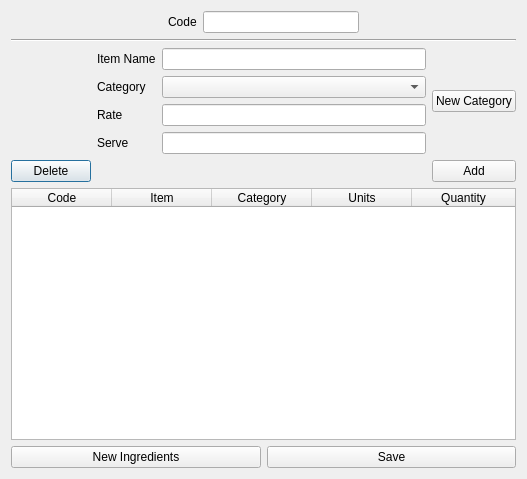
<?xml version="1.0" encoding="UTF-8"?>
<ui version="4.0">
 <class>add_menu_dialogue</class>
 <widget class="QDialog" name="add_menu_dialogue">
  <property name="geometry">
   <rect>
    <x>0</x>
    <y>0</y>
    <width>527</width>
    <height>479</height>
   </rect>
  </property>
  <property name="windowTitle">
   <string>New Menu</string>
  </property>
  <property name="styleSheet">
   <string notr="true"/>
  </property>
  <layout class="QVBoxLayout" name="verticalLayout">
   <item>
    <layout class="QHBoxLayout" name="horizontalLayout">
     <item>
      <spacer name="horizontalSpacer_5">
       <property name="orientation">
        <enum>Qt::Horizontal</enum>
       </property>
       <property name="sizeHint" stdset="0">
        <size>
         <width>40</width>
         <height>20</height>
        </size>
       </property>
      </spacer>
     </item>
     <item>
      <widget class="QLabel" name="label">
       <property name="text">
        <string>Code</string>
       </property>
      </widget>
     </item>
     <item>
      <widget class="QLineEdit" name="menudialogue_codenumber_linedit"/>
     </item>
     <item>
      <spacer name="horizontalSpacer_2">
       <property name="orientation">
        <enum>Qt::Horizontal</enum>
       </property>
       <property name="sizeHint" stdset="0">
        <size>
         <width>40</width>
         <height>20</height>
        </size>
       </property>
      </spacer>
     </item>
    </layout>
   </item>
   <item>
    <widget class="Line" name="line">
     <property name="orientation">
      <enum>Qt::Horizontal</enum>
     </property>
    </widget>
   </item>
   <item>
    <layout class="QGridLayout" name="gridLayout">
     <item row="1" column="1">
      <layout class="QGridLayout" name="gridLayout_2">
       <item row="2" column="0">
        <widget class="QLabel" name="label_4">
         <property name="text">
          <string>Rate</string>
         </property>
        </widget>
       </item>
       <item row="0" column="1">
        <widget class="QLineEdit" name="menudialogue_itemname_linedit"/>
       </item>
       <item row="2" column="1">
        <widget class="QLineEdit" name="menudialogue_rate_lineedit"/>
       </item>
       <item row="0" column="0">
        <widget class="QLabel" name="label_2">
         <property name="text">
          <string>Item Name</string>
         </property>
        </widget>
       </item>
       <item row="1" column="0">
        <widget class="QLabel" name="label_3">
         <property name="text">
          <string>Category</string>
         </property>
        </widget>
       </item>
       <item row="1" column="1">
        <widget class="QComboBox" name="menudialogue_itemcategory_combobox"/>
       </item>
       <item row="3" column="1">
        <widget class="QLineEdit" name="menudialogue_serve_lineedit"/>
       </item>
       <item row="3" column="0">
        <widget class="QLabel" name="label_5">
         <property name="text">
          <string>Serve</string>
         </property>
        </widget>
       </item>
      </layout>
     </item>
     <item row="4" column="0">
      <widget class="QPushButton" name="menudialogu_delete_button">
       <property name="text">
        <string>Delete</string>
       </property>
      </widget>
     </item>
     <item row="4" column="2">
      <widget class="QPushButton" name="menudialogue_add_button">
       <property name="text">
        <string>Add</string>
       </property>
      </widget>
     </item>
     <item row="1" column="2">
      <widget class="QPushButton" name="menudialogue_newcategory_button">
       <property name="text">
        <string>New Category</string>
       </property>
      </widget>
     </item>
    </layout>
   </item>
   <item>
    <layout class="QGridLayout" name="gridLayout_3">
     <item row="0" column="0" colspan="2">
      <widget class="QTableWidget" name="menudialogue_menuIngredients_table">
       <property name="sortingEnabled">
        <bool>false</bool>
       </property>
       <attribute name="horizontalHeaderCascadingSectionResizes">
        <bool>true</bool>
       </attribute>
       <attribute name="horizontalHeaderShowSortIndicator" stdset="0">
        <bool>false</bool>
       </attribute>
       <attribute name="horizontalHeaderStretchLastSection">
        <bool>true</bool>
       </attribute>
       <attribute name="verticalHeaderCascadingSectionResizes">
        <bool>true</bool>
       </attribute>
       <column>
        <property name="text">
         <string>Code</string>
        </property>
       </column>
       <column>
        <property name="text">
         <string>Item</string>
        </property>
       </column>
       <column>
        <property name="text">
         <string>Category</string>
        </property>
       </column>
       <column>
        <property name="text">
         <string>Units</string>
        </property>
       </column>
       <column>
        <property name="text">
         <string>Quantity</string>
        </property>
       </column>
      </widget>
     </item>
     <item row="1" column="0">
      <widget class="QPushButton" name="menudialogue_menuIngredients_table_addrow_button">
       <property name="text">
        <string>New Ingredients</string>
       </property>
      </widget>
     </item>
     <item row="1" column="1">
      <widget class="QPushButton" name="menudialogue_menuIngredients_table_save_button">
       <property name="text">
        <string>Save</string>
       </property>
      </widget>
     </item>
    </layout>
   </item>
  </layout>
 </widget>
 <tabstops>
  <tabstop>menudialogue_codenumber_linedit</tabstop>
  <tabstop>menudialogue_itemname_linedit</tabstop>
  <tabstop>menudialogue_itemcategory_combobox</tabstop>
  <tabstop>menudialogue_rate_lineedit</tabstop>
  <tabstop>menudialogue_serve_lineedit</tabstop>
  <tabstop>menudialogue_add_button</tabstop>
  <tabstop>menudialogu_delete_button</tabstop>
  <tabstop>menudialogue_menuIngredients_table</tabstop>
  <tabstop>menudialogue_menuIngredients_table_save_button</tabstop>
  <tabstop>menudialogue_menuIngredients_table_addrow_button</tabstop>
  <tabstop>menudialogue_newcategory_button</tabstop>
 </tabstops>
 <resources/>
 <connections/>
</ui>
